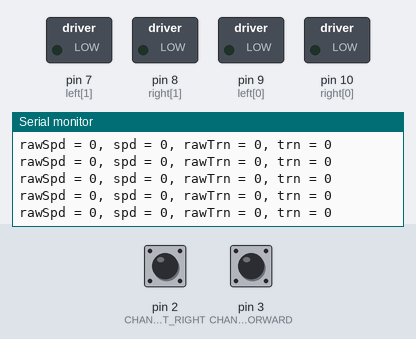
Bench run of a sketch on a simulated Arduino Uno, built with avr-gcc and run on an emulated ATmega328P. Shown: switched loads named in the sketch (green lamp = pin HIGH), the last lines printed to the serial monitor. Inputs (shaded band) come from the test bench; at power-on: pin 2 (CHAN_LEFT_RIGHT) LOW, pin 3 (CHAN_BACK_FORWARD) LOW.

Above: at 1.2 s.
1.3 s: pin 2 (CHAN_LEFT_RIGHT) pulled HIGH for 0.15 s
At 1.42 s:
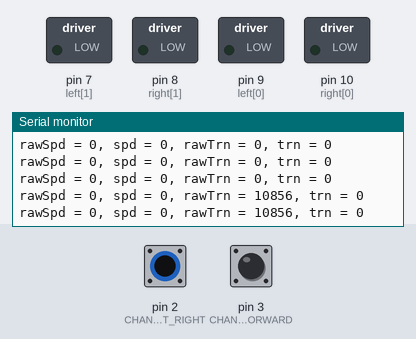
4.4 s: pin 3 (CHAN_BACK_FORWARD) driven HIGH
At 4.53 s:
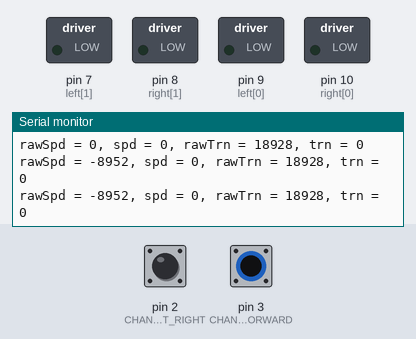
7.4 s: pin 2 (CHAN_LEFT_RIGHT) pulled HIGH for 3.2 s
At 7.49 s:
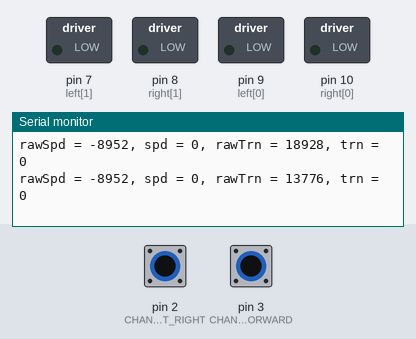
13.6 s: pin 2 (CHAN_LEFT_RIGHT) pulled HIGH for 1 s
At 13.69 s:
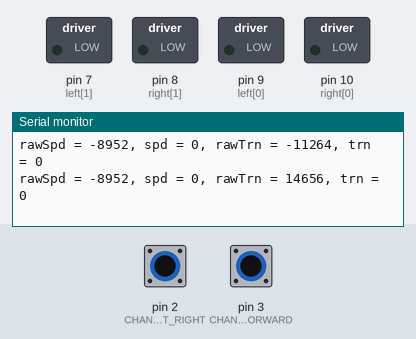
17.6 s: pin 2 (CHAN_LEFT_RIGHT) pulsed HIGH 2 times (0.12 s each, 0.3 s apart)
At 17.8 s:
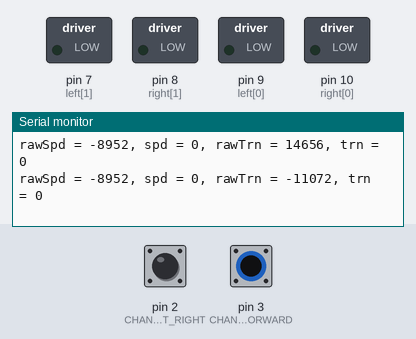
21.2 s: pin 3 (CHAN_BACK_FORWARD) pulsed LOW 2 times (0.12 s each, 0.3 s apart)
At 21.29 s:
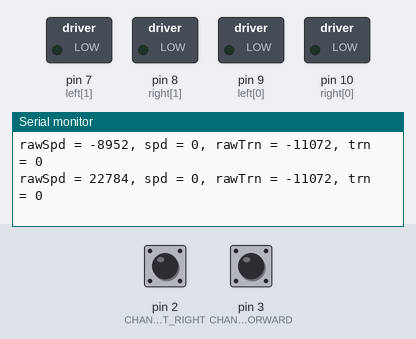
Timing chart, 0 to 24.2 s (numbered marks = the images above; inputs shaded):
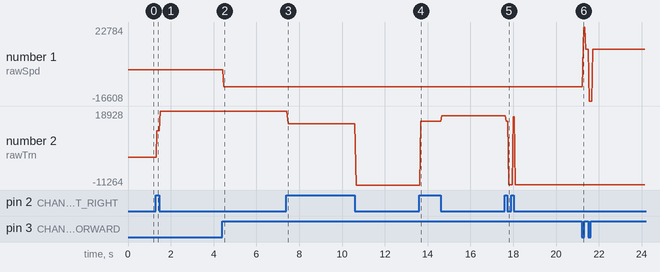

Measured:
- after the input at 1.3 s, the serial monitor: prints a new line after 0.05 s (image 1)
- after the input at 4.4 s, the serial monitor: prints a new line after 0.06 s (image 2)
- after the input at 7.4 s, the serial monitor: prints a new line after 0.08 s (image 3)
- after the input at 13.6 s, the serial monitor: prints a new line after 0.08 s (image 4)
- after the input at 17.6 s, the serial monitor: prints a new line after 0.18 s (image 5)
- after the input at 21.2 s, the serial monitor: prints a new line after 0.08 s (image 6)
- plotted number 1: 0 → -8952 after the input at 4.4 s, -8952 → 11072 after the input at 21.2 s
- plotted number 2: 0 → 18928 after the input at 1.3 s, 18928 → -11264 after the input at 7.4 s, -11264 → 16960 after the input at 13.6 s, 16960 → -11072 after the input at 17.6 s

The sketch:

RCTank.ino
```cpp
#define DEBUG

#define SPEED_LIMIT 100
#define CHAN_BACK_FORWARD 3
#define CHAN_LEFT_RIGHT 2
#define MOTOR_PIN_COUNT 2

enum motorPin { EN, DIR};

int left[MOTOR_PIN_COUNT] = {9, 7};
int right[MOTOR_PIN_COUNT] = {10, 8};

//Channel 3 throttle interrupt settings
volatile int spdLastState = LOW;
volatile unsigned long spdUpTime = 0;
volatile unsigned long spdDownTime = 0;

//Channel 4 turn interrupt settings
volatile int trnLastState = LOW;
volatile unsigned long trnUpTime = 0;
volatile unsigned long trnDownTime = 0;

int rawSpd = 0;
int spd = 0;
int rawTrn;
int trn = 0;


void setup(){
  #ifdef DEBUG
    Serial.begin(9600);
  #endif
  digitalWrite(CHAN_BACK_FORWARD, HIGH);
  digitalWrite(CHAN_LEFT_RIGHT, HIGH);

  attachInterrupt(1, readSpeed, RISING);
  attachInterrupt(0, readTurn, RISING);

  pinMode(2, INPUT);
  pinMode(3, INPUT);

  for (int i = 0; i< MOTOR_PIN_COUNT; i++){
   pinMode(left[i], OUTPUT);
   pinMode(right[i], OUTPUT);
  }
}

void loop(){
  rawSpd = spdDownTime - spdUpTime;
  rawTrn = trnDownTime - trnUpTime;

  if ((rawSpd > 1000 && rawSpd < 2000) && (rawTrn > 1000 && rawTrn < 2000)) {
    spd = constrain(map(rawSpd, 1060, 1900, -SPEED_LIMIT, SPEED_LIMIT), -SPEED_LIMIT, SPEED_LIMIT);
    trn = constrain(map(rawTrn, 1072, 1900, -SPEED_LIMIT, SPEED_LIMIT), -SPEED_LIMIT, SPEED_LIMIT);

    if(spd < 10 && spd > -10)
      spd = 0;

    if(trn < 10 && trn > -10)
      trn = 0;

//    setBackForward();
//    setMotorSpeeds();
  }
  #ifdef DEBUG
    Serial.print("rawSpd = ");
    Serial.print(rawSpd);
    Serial.print(", spd = ");
    Serial.print(spd);
    Serial.print(", rawTrn = ");
    Serial.print(rawTrn);
    Serial.print(", trn = ");
    Serial.println(trn);
  #endif

  delay(25);

}
void setMotorSpeeds(){

  if (trn > 10){ //Left
    analogWrite(left[EN], constrain((abs(spd) - trn), 0, SPEED_LIMIT));
    analogWrite(right[EN], constrain(abs(spd) + trn, 0, SPEED_LIMIT));
  }else if(trn < 10){ //Right
    analogWrite(right[EN], constrain((abs(spd) + trn), 0, SPEED_LIMIT));
    analogWrite(left[EN], constrain(abs(spd) - trn, 0, SPEED_LIMIT));
  }else{ //Straight
     analogWrite(left[EN], abs(spd));
     analogWrite(right[EN],abs(spd));
  }
}
void setBackForward(){
  if(spd > 0){
    digitalWrite(left[DIR], LOW);
    digitalWrite(right[DIR], HIGH);
  }

  if(spd < 0){
    digitalWrite(left[DIR], HIGH);
    digitalWrite(right[DIR], LOW);

  }
}

void readTurn(){
  if(trnLastState == LOW){
    trnUpTime = micros();
    trnLastState = HIGH;
    attachInterrupt(0, readTurn, FALLING);
  }else{
    trnDownTime = micros();
    trnLastState = LOW;
    attachInterrupt(0, readTurn, RISING);
  }

}

void readSpeed(){
  if(spdLastState == LOW){
    spdUpTime = micros();
    spdLastState = HIGH;
    attachInterrupt(1, readSpeed, FALLING);
  }else{
    spdDownTime = micros();
    spdLastState = LOW;
    attachInterrupt(1, readSpeed, RISING);
  }

}
```
